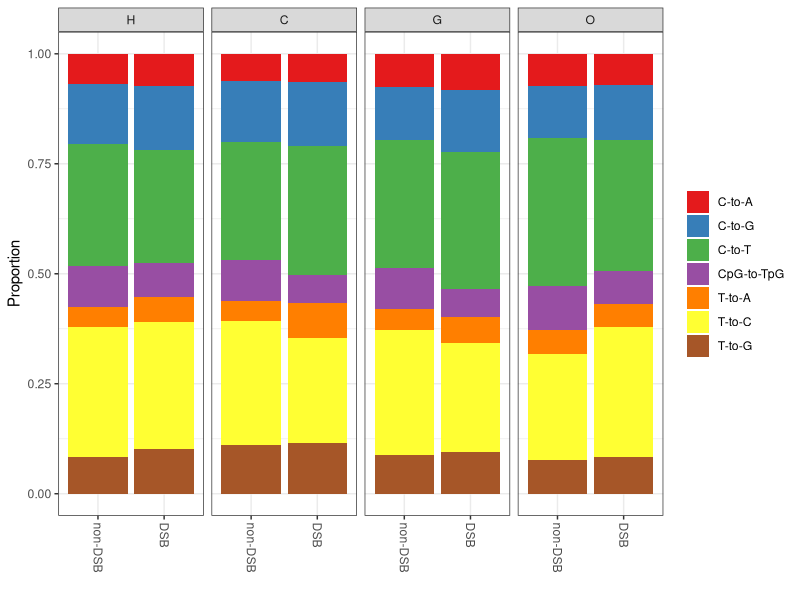

Write the R code that produced this figure.
# load libraries and data
library(ggplot2)

data_s4<- read.table("data_s4.txt", header=TRUE, sep="\t")
data_s4$ax = factor(data_s4$ax, levels=c("non-DSB", "DSB"))
data_s4$sp = factor(data_s4$sp, levels=c("H","C","G","O"))

# plot
s4 <- ggplot(data_s4, aes(x=ax, y=prop, fill=mType)) + 
  geom_bar(stat = "identity",position = "fill") + 
  facet_wrap(.~sp, ncol=4) +
  theme_bw() + 
  scale_fill_brewer(palette="Set1") +
  xlab("") + 
  ylab("Proportion") + 
  theme(legend.title = element_blank(), axis.text.x = element_text(angle = 270, vjust = 0.5, hjust=0))
s4